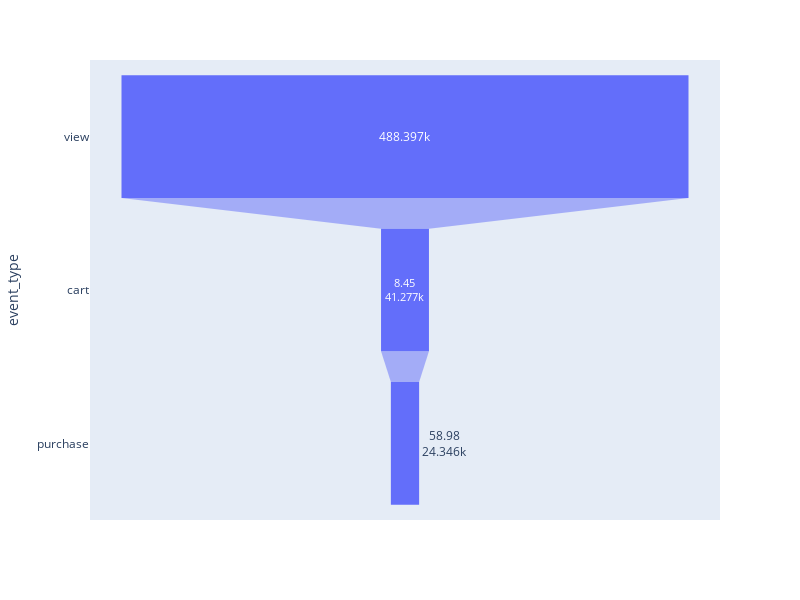

Notebook source saved alongside this figure:
### Code cell
fig = px.funnel(funnel, x='user_session', y='event_type', orientation='h', text='conversion_rate', width=800, height=600)
fig.show()

### Figure 1 — Plotly figure (JSON) as saved in the notebook; plotly's stock layout.template omitted (floating-point values rounded to 4 significant figures)
{"data": [{"hovertemplate": "user_session=%{x}<br>event_type=%{y}<br>conversion_rate=%{text}<extra></extra>", "legendgroup": "", "marker": {"color": "#636efa"}, "name": "", "orientation": "h", "showlegend": false, "text": [null, 8.45, 58.98], "type": "funnel", "x": [488397, 41277, 24346], "xaxis": "x", "y": ["view", "cart", "purchase"], "yaxis": "y"}], "layout": {"height": 600, "legend": {"tracegroupgap": 0}, "margin": {"t": 60}, "width": 800, "xaxis": {"anchor": "y", "domain": [0, 1], "title": {"text": "user_session"}}, "yaxis": {"anchor": "x", "domain": [0, 1], "title": {"text": "event_type"}}}}
